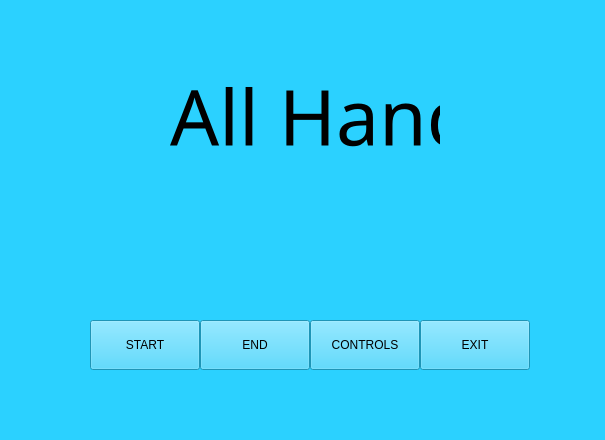
<?xml version="1.0" encoding="UTF-8"?>
<ui version="4.0">
 <class>MainWindow</class>
 <widget class="QMainWindow" name="MainWindow">
  <property name="geometry">
   <rect>
    <x>0</x>
    <y>0</y>
    <width>605</width>
    <height>440</height>
   </rect>
  </property>
  <property name="font">
   <font>
    <weight>75</weight>
    <bold>true</bold>
   </font>
  </property>
  <property name="windowTitle">
   <string>All Hands - Main Menu</string>
  </property>
  <property name="styleSheet">
   <string notr="true">background-color:rgb(43, 209, 255)
</string>
  </property>
  <widget class="QWidget" name="centralwidget">
   <widget class="QPushButton" name="startBtn">
    <property name="geometry">
     <rect>
      <x>90</x>
      <y>320</y>
      <width>110</width>
      <height>50</height>
     </rect>
    </property>
    <property name="sizePolicy">
     <sizepolicy hsizetype="Fixed" vsizetype="Fixed">
      <horstretch>0</horstretch>
      <verstretch>0</verstretch>
     </sizepolicy>
    </property>
    <property name="styleSheet">
     <string notr="true">color:rgb(0, 0, 0); font: 75 10pt &quot;MS Shell Dlg 2&quot;;
font: 10pt &quot;Times New Roman&quot;;</string>
    </property>
    <property name="text">
     <string>START</string>
    </property>
    <property name="iconSize">
     <size>
      <width>16</width>
      <height>16</height>
     </size>
    </property>
   </widget>
   <widget class="QPushButton" name="endBtn">
    <property name="geometry">
     <rect>
      <x>200</x>
      <y>320</y>
      <width>110</width>
      <height>50</height>
     </rect>
    </property>
    <property name="sizePolicy">
     <sizepolicy hsizetype="Fixed" vsizetype="Fixed">
      <horstretch>0</horstretch>
      <verstretch>0</verstretch>
     </sizepolicy>
    </property>
    <property name="styleSheet">
     <string notr="true">color:rgb(0, 0, 0); font: 75 10pt &quot;MS Shell Dlg 2&quot;; 
font: 10pt &quot;Times New Roman&quot;;</string>
    </property>
    <property name="text">
     <string>END</string>
    </property>
   </widget>
   <widget class="QPushButton" name="gesturesBtn">
    <property name="geometry">
     <rect>
      <x>310</x>
      <y>320</y>
      <width>110</width>
      <height>50</height>
     </rect>
    </property>
    <property name="sizePolicy">
     <sizepolicy hsizetype="Fixed" vsizetype="Fixed">
      <horstretch>0</horstretch>
      <verstretch>0</verstretch>
     </sizepolicy>
    </property>
    <property name="styleSheet">
     <string notr="true">color:rgb(0, 0, 0); font: 75 10pt &quot;MS Shell Dlg 2&quot;; 
font: 10pt &quot;Times New Roman&quot;;</string>
    </property>
    <property name="text">
     <string>CONTROLS</string>
    </property>
   </widget>
   <widget class="QPushButton" name="exitBtn">
    <property name="geometry">
     <rect>
      <x>420</x>
      <y>320</y>
      <width>110</width>
      <height>50</height>
     </rect>
    </property>
    <property name="sizePolicy">
     <sizepolicy hsizetype="Fixed" vsizetype="Fixed">
      <horstretch>0</horstretch>
      <verstretch>0</verstretch>
     </sizepolicy>
    </property>
    <property name="styleSheet">
     <string notr="true">color:; font: 75 10pt &quot;MS Shell Dlg 2&quot;;
color: rgb(0, 0, 0); 
font: 10pt &quot;Times New Roman&quot;;</string>
    </property>
    <property name="text">
     <string>EXIT</string>
    </property>
   </widget>
   <widget class="QLabel" name="labelTitle">
    <property name="geometry">
     <rect>
      <x>170</x>
      <y>70</y>
      <width>331</width>
      <height>91</height>
     </rect>
    </property>
    <property name="sizePolicy">
     <sizepolicy hsizetype="Maximum" vsizetype="Maximum">
      <horstretch>0</horstretch>
      <verstretch>0</verstretch>
     </sizepolicy>
    </property>
    <property name="font">
     <font>
      <family>Niagara Engraved</family>
      <pointsize>58</pointsize>
      <weight>50</weight>
      <bold>false</bold>
     </font>
    </property>
    <property name="text">
     <string>All Hands</string>
    </property>
   </widget>
   <widget class="QLabel" name="label">
    <property name="geometry">
     <rect>
      <x>440</x>
      <y>60</y>
      <width>151</width>
      <height>121</height>
     </rect>
    </property>
    <property name="text">
     <string/>
    </property>
    <property name="pixmap">
     <pixmap>../Resources/handpoint.png</pixmap>
    </property>
   </widget>
  </widget>
 </widget>
 <resources/>
 <connections/>
</ui>
